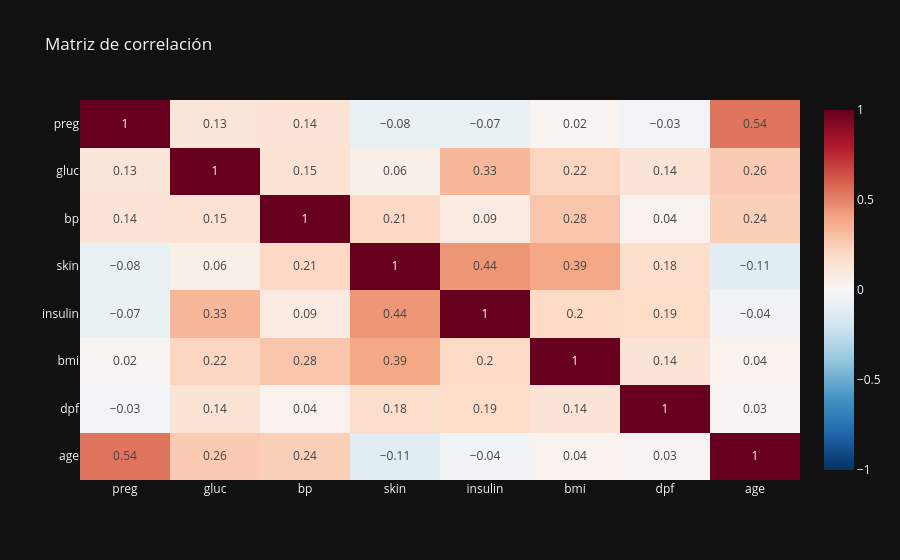

This figure's notebook cell:
### Code cell
# 2.6 Matriz de correlación (numéricas)
num_cols = df.select_dtypes(include='number').columns.tolist()
if len(num_cols) >= 2:
    corr = df[num_cols].corr(numeric_only=True).round(2)
    fig = px.imshow(corr, color_continuous_scale='RdBu_r', zmin=-1, zmax=1, aspect='auto',
                    text_auto=(len(num_cols) <= 12), title='Matriz de correlación')
    fig.show()
else:
    print('Pocas numéricas para correlación.')

### Figure 1 — Plotly figure (JSON) as saved in the notebook; plotly's stock layout.template omitted (floating-point values rounded to 4 significant figures)
{"data": [{"coloraxis": "coloraxis", "hovertemplate": "x: %{x}<br>y: %{y}<br>color: %{z}<extra></extra>", "name": "0", "texttemplate": "%{z}", "type": "heatmap", "x": ["preg", "gluc", "bp", "skin", "insulin", "bmi", "dpf", "age"], "xaxis": "x", "y": ["preg", "gluc", "bp", "skin", "insulin", "bmi", "dpf", "age"], "yaxis": "y", "z": [[1.0, 0.13, 0.14, -0.08, -0.07, 0.02, -0.03, 0.54], [0.13, 1.0, 0.15, 0.06, 0.33, 0.22, 0.14, 0.26], [0.14, 0.15, 1.0, 0.21, 0.09, 0.28, 0.04, 0.24], [-0.08, 0.06, 0.21, 1.0, 0.44, 0.39, 0.18, -0.11], [-0.07, 0.33, 0.09, 0.44, 1.0, 0.2, 0.19, -0.04], [0.02, 0.22, 0.28, 0.39, 0.2, 1.0, 0.14, 0.04], [-0.03, 0.14, 0.04, 0.18, 0.19, 0.14, 1.0, 0.03], [0.54, 0.26, 0.24, -0.11, -0.04, 0.04, 0.03, 1.0]]}], "layout": {"coloraxis": {"cmax": 1, "cmin": -1, "colorscale": [[0.0, "rgb(5,48,97)"], [0.1, "rgb(33,102,172)"], [0.2, "rgb(67,147,195)"], [0.3, "rgb(146,197,222)"], [0.4, "rgb(209,229,240)"], [0.5, "rgb(247,247,247)"], [0.6, "rgb(253,219,199)"], [0.7, "rgb(244,165,130)"], [0.8, "rgb(214,96,77)"], [0.9, "rgb(178,24,43)"], [1.0, "rgb(103,0,31)"]]}, "title": {"text": "Matriz de correlación"}, "xaxis": {"anchor": "y", "domain": [0.0, 1.0]}, "yaxis": {"anchor": "x", "autorange": "reversed", "domain": [0.0, 1.0]}}}
